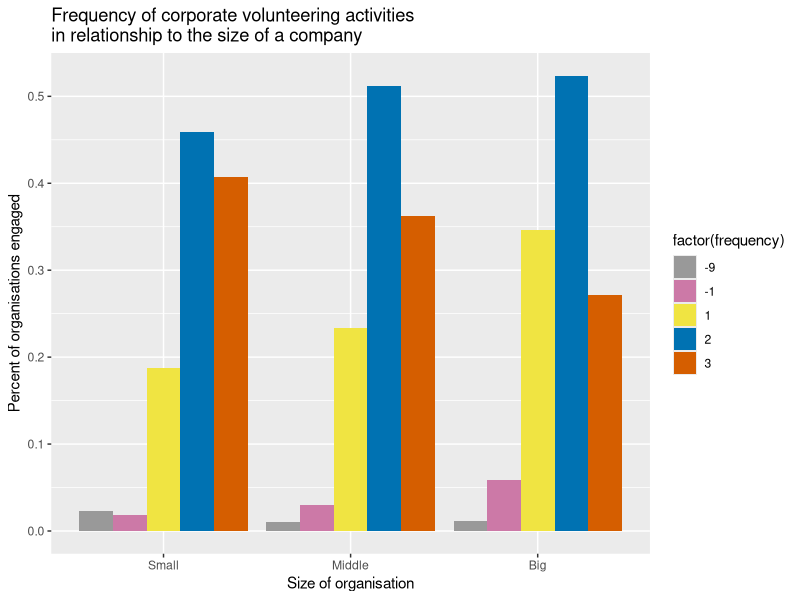
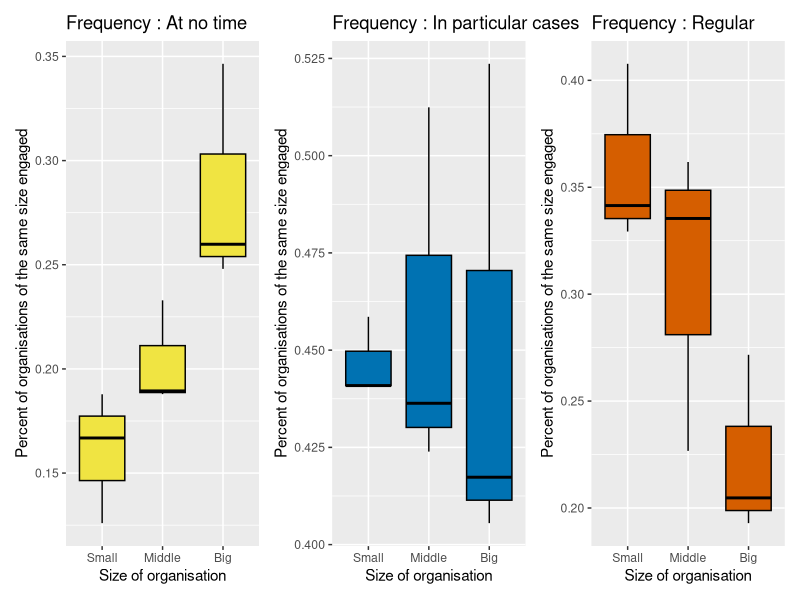

Write R code to recreate these figures, in order.
## ---- chunk 1
knitr::opts_chunk$set(echo = TRUE)
## ---- chunk 2
library(readxl)
data <- read_xlsx("MUE.2022.for.LMU.xlsx")

library(dplyr)
library(tidyr)
library(tibble)
library(ggplot2)
library(gridExtra)
library(patchwork)

cbPalette <- c("#999999", "#CC79A7","#F0E442", "#0072B2", "#D55E00")
## ---- chunk 3
data.Q2 <- data %>%
  select(SERIAL,class,C001_01,C001_02,C001_03) %>%
  pivot_longer(cols=c("C001_01","C001_02","C001_03"),
               names_to = "type",
               values_to="frequency")%>%
  group_by(class,type)%>%
  count(frequency) %>%
  group_by(class,type)%>%
  mutate(number_corps=sum(n))%>%
  mutate(percent=n/number_corps)
  
ggplot(data.Q2,aes(x = factor(class, levels = c("Kleine Unternehmen","Mittlere Unternehmen","Großunternehmen"),labels = c("Small","Middle","Big")),y = percent,
fill = factor(frequency))) +
geom_col(position ="dodge") +
labs(x = "Size of organisation", y = "Percent of organisations engaged", 
title = "Frequency of corporate volunteering activities
in relationship to the size of a company") +
scale_fill_discrete(name ="Frequency of engagement :",labels = 
c("No Answer","No Information","At no time","In particular cases","Regular"))+
scale_fill_manual(values = cbPalette)

data.Q2A <- data.Q2 %>%
  filter(frequency == 1)
  
p1 <- ggplot(data.Q2A,aes(x = factor(class, levels = c("Kleine Unternehmen","Mittlere Unternehmen","Großunternehmen"),labels = c("Small","Middle","Big")),y = percent))+
geom_boxplot(fill = "#F0E442", colour = "#000000")+
labs(x = "Size of organisation", y = "Percent of organisations of the same size engaged",
     title = "Frequency : At no time")

data.Q2B <- data.Q2 %>%
  filter(frequency == 2)
  
p2 <- ggplot(data.Q2B,aes(x = factor(class, levels = c("Kleine Unternehmen","Mittlere Unternehmen","Großunternehmen"),labels = c("Small","Middle","Big")),y = percent))+
geom_boxplot(fill = "#0072B2", colour = "#000000")+
labs(x = "Size of organisation", y = "Percent of organisations of the same size engaged",
     title = "Frequency : In particular cases")

data.Q2C <- data.Q2 %>%
  filter(frequency == 3)
  
p3 <- ggplot(data.Q2C,aes(x = factor(class, levels = c("Kleine Unternehmen","Mittlere Unternehmen","Großunternehmen"),labels = c("Small","Middle","Big")),y = percent))+
geom_boxplot(fill = "#D55E00", colour = "#000000")+
labs(x = "Size of organisation", y = "Percent of organisations of the same size engaged",
     title = "Frequency : Regular")

p1 + p2 + p3
## ---- chunk 4
